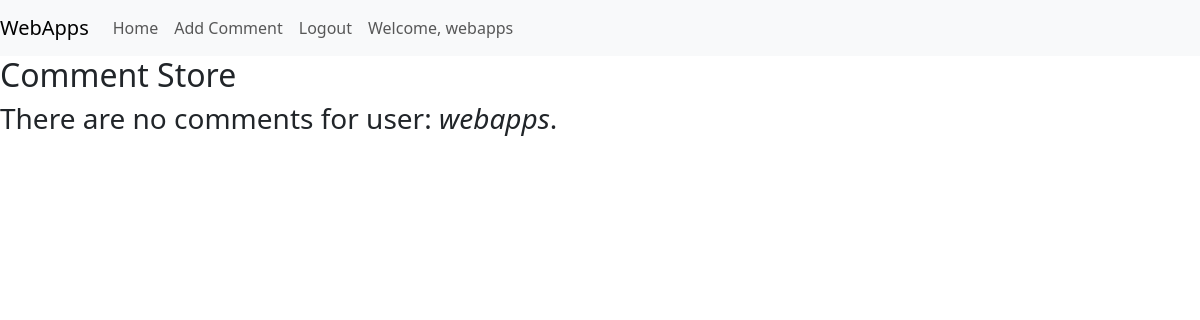
Page /commentstore/home/ (signed in) on the earlier database version.
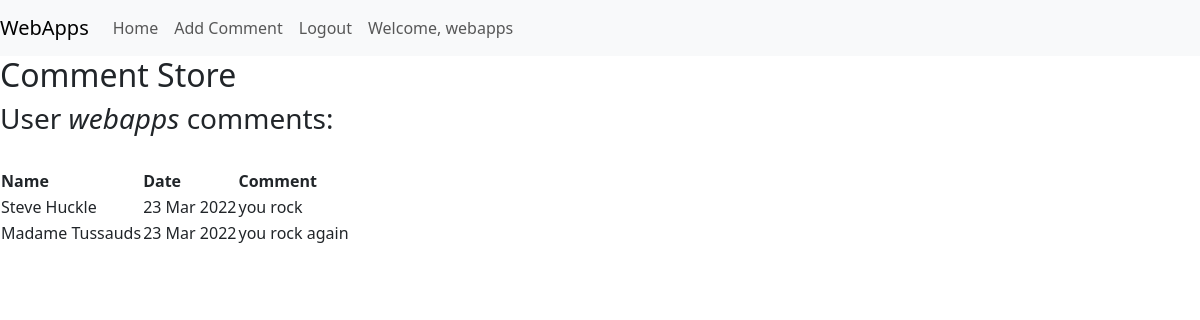
Same page on the later database version.
### commentstoreapp/models.py (models this page shows, shortened)
class Comment(models.Model):
    name = models.CharField(max_length=100)
    visit_date = models.DateField('visit date')
    comment_str = models.CharField(max_length=500)

### commentstoreapp/views.py (the view)
# urls.py: 2. Add a URL to urlpatterns:  path('', views.home, name='home')
def home(request):
    cmnt_list = list(Comment.objects.all())
    return render(request, "commentstore/home.html", {"cmnt_list": cmnt_list})

### CommentStore/templates/commentstore/home.html (shortened to what this page needs)
{% extends 'commentstore/base.html' %}
{% block content %}
    <h2>Comment Store</h2>
    {% if user.is_authenticated %}
        {% if cmnt_list|length > 0 %}
            <h3>User <em>{{user.username}}</em> comments:</h3>
            <br>
            <table>
                <tr>
                    <th>Name</th>
                    <th>Date</th>
                    <th>Comment</th>
                </tr>
                {% for cmnt in cmnt_list %}
                    <tr>
                        <td>{{ cmnt.name }}</td>
                        <td>{{ cmnt.visit_date }}</td>
                        <td>{{ cmnt.comment_str }}</td>
                    </tr>
                {% endfor %}
            </table>
        {% else %}
            <h3>There are no comments for user: <em>{{user.username}}</em>.</h3>
        {% endif %}
    {% else %}
        <a href="/login">Please login</a>
    {% endif %}
{% endblock %}

### CommentStore/templates/commentstore/base.html (shortened to what this page needs)
<!DOCTYPE html>
<html lang="en">
{% load crispy_forms_tags %}
<head>
    <link href="https://cdn.jsdelivr.net/npm/bootstrap@5.3.0-alpha1/dist/css/bootstrap.min.css" rel="stylesheet">
</head>
<body>
<div id="content" name="content">
    {% block navbar %}
        <nav class="navbar navbar-expand-lg navbar-light bg-light">
            <a class="navbar-brand" href="#">WebApps</a>
            <div class="collapse navbar-collapse" id="navbarText">
                <ul class="navbar-nav mr-auto">
                    {% if user.is_authenticated %}
                        <li class="nav-item">
                            <a class="nav-link" href="/commentstore/home/">Home</a>
                        </li>
                        <li class="nav-item">
                            <a class="nav-link" href="/commentstore">Add Comment</a>
                        </li>
                        <li class="nav-item">
                            <a class="nav-link" href="/logout">Logout</a>
                        </li>
                        <li class="nav-item">
                            <a class="nav-link" href="#">Welcome, {{user.username}}</a>
                        </li>
                    {% else %}
                        <li class="nav-item">
                            <a class="nav-link" href="/login">Login</a>
                        </li>
                    {% endif %}
                </ul>
            </div>
        </nav>
    {% endblock navbar %}
    {% block content %}
    {% endblock %}
</div>
</body>
</html>

Differences in the rows shown:
added Comment: name "Steve Huckle", visit_date "23 Mar 2022", comment_str "you rock"
added Comment: name "Madame Tussauds", visit_date "23 Mar 2022", comment_str "you rock again"
Other differences:
{{ user.username }}: (not shown) → "webapps"
{{ user.username }}: "webapps" → (not shown)
text no longer shown: "There are no comments for user: ."
text now shown: "User comments: Name Date Comment"
